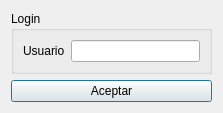
<?xml version="1.0" encoding="UTF-8"?>
<ui version="4.0">
 <class>login</class>
 <widget class="QDialog" name="login">
  <property name="geometry">
   <rect>
    <x>0</x>
    <y>0</y>
    <width>223</width>
    <height>112</height>
   </rect>
  </property>
  <property name="windowTitle">
   <string>Dialog</string>
  </property>
  <layout class="QVBoxLayout" name="verticalLayout">
   <item>
    <widget class="QGroupBox" name="groupBox">
     <property name="title">
      <string>Login</string>
     </property>
     <layout class="QHBoxLayout" name="horizontalLayout">
      <item>
       <widget class="QLabel" name="label">
        <property name="text">
         <string>Usuario</string>
        </property>
       </widget>
      </item>
      <item>
       <widget class="QLineEdit" name="inUsuario"/>
      </item>
     </layout>
    </widget>
   </item>
   <item>
    <widget class="QPushButton" name="btnAceptar">
     <property name="text">
      <string>Aceptar</string>
     </property>
    </widget>
   </item>
  </layout>
 </widget>
 <resources/>
 <connections/>
</ui>
